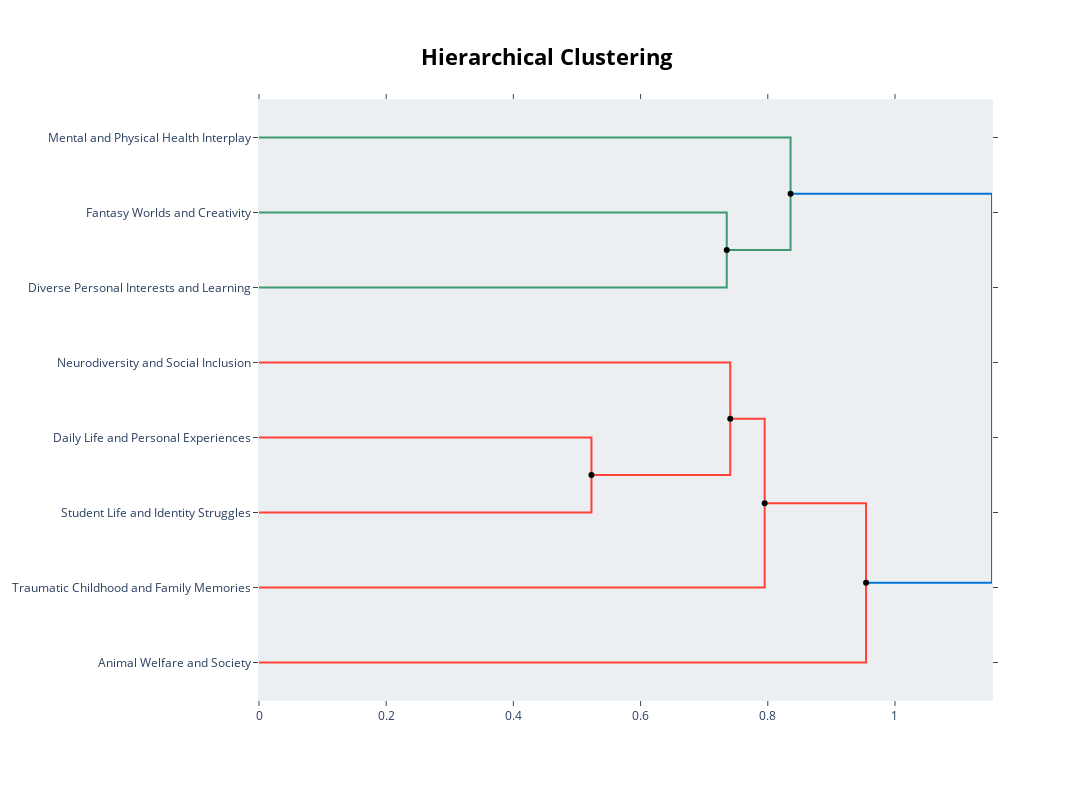
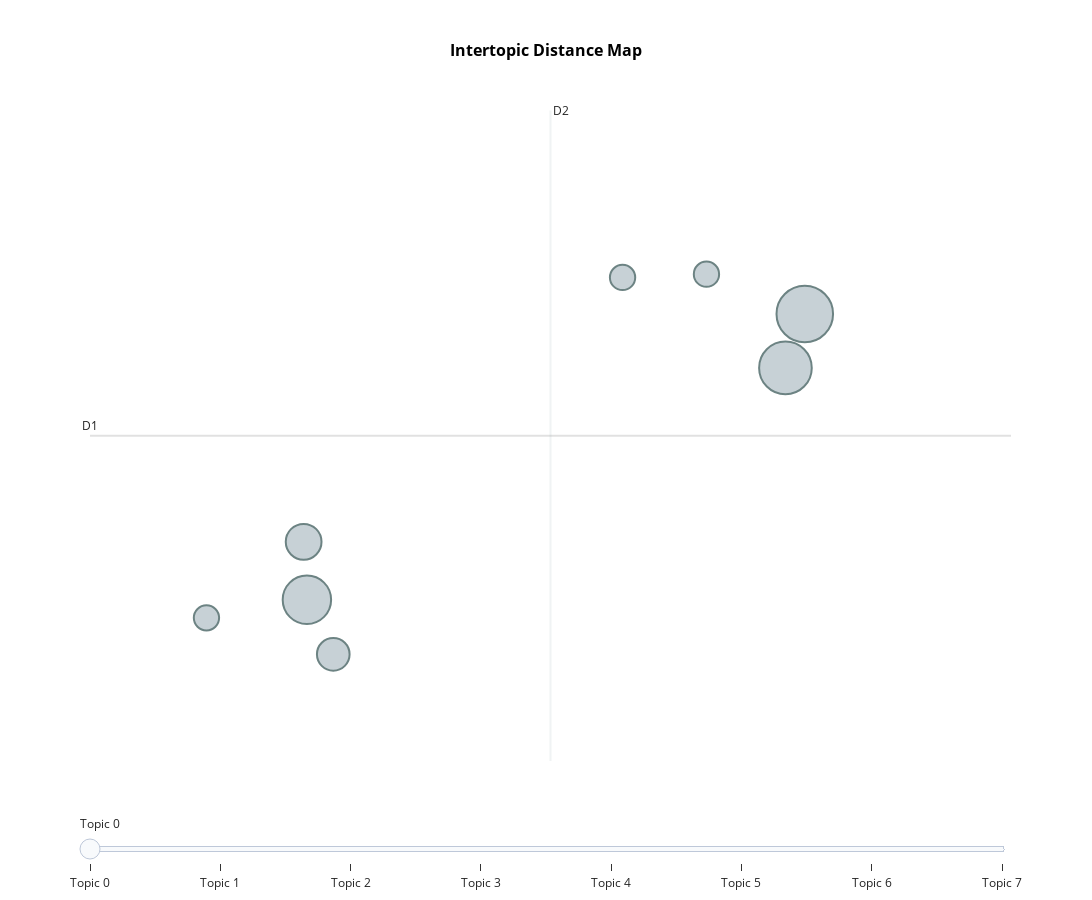
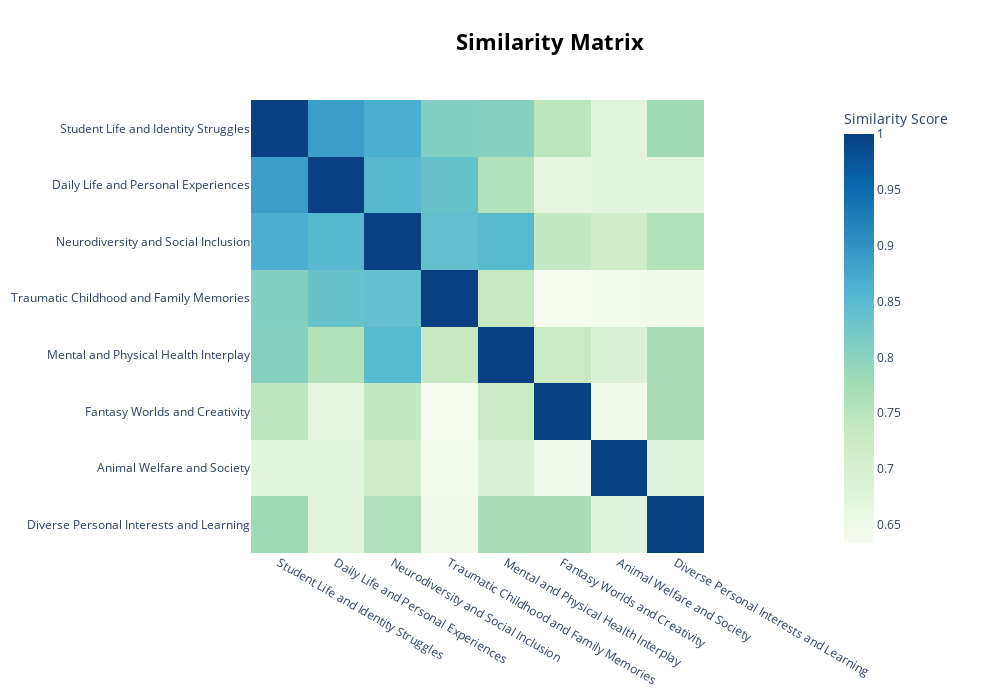
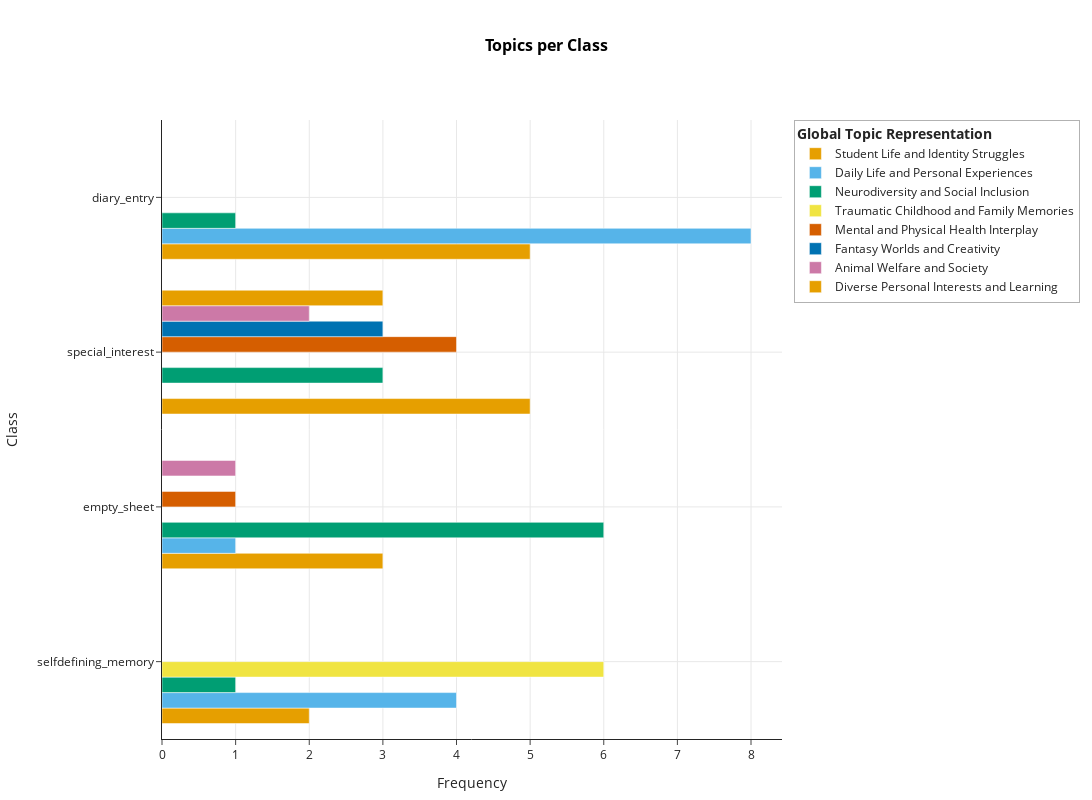

Source (notebook cell) for these figures, in order:
### Code cell
process_group(group_name, folder)

### Figure 1 — Plotly figure (JSON) as saved in the notebook; plotly's stock layout.template omitted (floating-point values rounded to 4 significant figures)
{"data": [{"hoverinfo": "text", "marker": {"color": "rgb(61,153,112)"}, "mode": "lines", "text": ["Fantasy Worlds and Creativity", "", "", "Diverse Personal Interests and Learning"], "type": "scatter", "x": [0.0, 0.7355, 0.7355, 0.0], "xaxis": "x", "y": [-15.0, -15.0, -25.0, -25.0], "yaxis": "y"}, {"hoverinfo": "text", "marker": {"color": "rgb(61,153,112)"}, "mode": "lines", "text": ["Mental and Physical Health Interplay", "", "", "tão_interesse especial_especial_tudo_interesse"], "type": "scatter", "x": [0.0, 0.8358, 0.8358, 0.7355], "xaxis": "x", "y": [-5.0, -5.0, -20.0, -20.0], "yaxis": "y"}, {"hoverinfo": "text", "marker": {"color": "rgb(255,65,54)"}, "mode": "lines", "text": ["Daily Life and Personal Experiences", "", "", "Student Life and Identity Struggles"], "type": "scatter", "x": [0.0, 0.5227, 0.5227, 0.0], "xaxis": "x", "y": [-45.0, -45.0, -55.0, -55.0], "yaxis": "y"}, {"hoverinfo": "text", "marker": {"color": "rgb(255,65,54)"}, "mode": "lines", "text": ["Neurodiversity and Social Inclusion", "", "", "dia_fazer_hoje_ainda_porque"], "type": "scatter", "x": [0.0, 0.741, 0.741, 0.5227], "xaxis": "x", "y": [-35.0, -35.0, -50.0, -50.0], "yaxis": "y"}, {"hoverinfo": "text", "marker": {"color": "rgb(255,65,54)"}, "mode": "lines", "text": ["porque_hoje_dia_bem_fazer", "", "", "Traumatic Childhood and Family Memories"], "type": "scatter", "x": [0.741, 0.7951, 0.7951, 0.0], "xaxis": "x", "y": [-42.5, -42.5, -65.0, -65.0], "yaxis": "y"}, {"hoverinfo": "text", "marker": {"color": "rgb(255,65,54)"}, "mode": "lines", "text": ["porque_hoje_ainda_dia_bem", "", "", "Animal Welfare and Society"], "type": "scatter", "x": [0.7951, 0.9545, 0.9545, 0.0], "xaxis": "x", "y": [-53.75, -53.75, -75.0, -75.0], "yaxis": "y"}, {"hoverinfo": "text", "marker": {"color": "rgb(0,116,217)"}, "mode": "lines", "text": ["saúde_interesse_tudo_tão_interesse especial", "", "", "porque_hoje_ainda_dia_fazer"], "type": "scatter", "x": [0.8358, 1.153, 1.153, 0.9545], "xaxis": "x", "y": [-12.5, -12.5, -64.38, -64.38], "yaxis": "y"}, {"hoverinfo": "text", "hovertext": ["porque_hoje_dia_bem_fazer", "porque_hoje_ainda_dia_bem", "saúde_interesse_tudo_tão_interesse especial"], "marker": {"color": "black"}, "mode": "markers", "showlegend": false, "type": "scatter", "x": [0.741, 0.7951, 0.8358], "y": [-42.5, -53.75, -12.5]}, {"hoverinfo": "text", "hovertext": ["tão_interesse especial_especial_tudo_interesse", "dia_fazer_hoje_ainda_porque", "porque_hoje_ainda_dia_fazer"], "marker": {"color": "black"}, "mode": "markers", "showlegend": false, "type": "scatter", "x": [0.7355, 0.5227, 0.9545], "y": [-20, -50, -64.38]}], "layout": {"autosize": false, "height": 800, "hoverlabel": {"bgcolor": "white", "font": {"family": "Rockwell", "size": 16}}, "hovermode": "closest", "margin": {"b": 100, "l": 100, "r": 100, "t": 100}, "plot_bgcolor": "#ECEFF1", "showlegend": false, "title": {"font": {"color": "Black", "size": 22}, "text": "<b>Hierarchical Clustering</b>", "x": 0.5, "xanchor": "center", "yanchor": "top"}, "width": 1400, "xaxis": {"mirror": "allticks", "rangemode": "tozero", "showgrid": false, "showline": true, "showticklabels": true, "ticks": "outside", "type": "linear", "zeroline": false}, "yaxis": {"mirror": "allticks", "range": [-80, 0], "rangemode": "tozero", "showgrid": false, "showline": true, "showticklabels": true, "tickmode": "array", "ticks": "outside", "ticktext": ["Mental and Physical Health Interplay", "Fantasy Worlds and Creativity", "Diverse Personal Interests and Learning", "Neurodiversity and Social Inclusion", "Daily Life and Personal Experiences", "Student Life and Identity Struggles", "Traumatic Childhood and Family Memories", "Animal Welfare and Society"], "tickvals": [-5, -15, -25, -35, -45, -55, -65, -75], "type": "linear", "zeroline": false}}}

### Figure 2 — Plotly figure (JSON) as saved in the notebook; plotly's stock layout.template omitted (floating-point values rounded to 4 significant figures)
{"data": [{"customdata": [[0, "Student Life and Identity Struggles", 15], [1, "Daily Life and Personal Experiences", 13], [2, "Neurodiversity and Social Inclusion", 11], [3, "Traumatic Childhood and Family Memories", 6], [4, "Mental and Physical Health Interplay", 5], [5, "Fantasy Worlds and Creativity", 3], [6, "Animal Welfare and Society", 3], [7, "Diverse Personal Interests and Learning", 3]], "hovertemplate": "<b>Topic %{customdata[0]}</b><br>%{customdata[1]}<br>Size: %{customdata[2]}", "legendgroup": "", "marker": {"color": "#B0BEC5", "line": {"color": "DarkSlateGrey", "width": 2}, "size": [15, 13, 11, 6, 5, 3, 3, 3], "sizemode": "area", "sizeref": 0.009375, "symbol": "circle"}, "mode": "markers", "name": "", "orientation": "v", "showlegend": false, "type": "scatter", "x": [9.522, 9.388, 6.073, 6.051, 6.256, 8.26, 5.378, 8.841], "xaxis": "x", "y": [9.983, 9.471, 7.27, 7.821, 6.752, 10.33, 7.098, 10.36], "yaxis": "y"}], "layout": {"annotations": [{"showarrow": false, "text": "D1", "x": 4.571, "y": 8.827, "yshift": 10}, {"showarrow": false, "text": "D2", "x": 7.761, "xshift": 10, "y": 11.91}], "height": 900, "hoverlabel": {"bgcolor": "white", "font": {"family": "Rockwell", "size": 16}}, "legend": {"itemsizing": "constant", "tracegroupgap": 0}, "margin": {"b": 80, "l": 80, "r": 80, "t": 100}, "shapes": [{"line": {"color": "#CFD8DC", "width": 2}, "type": "line", "x0": 7.761, "x1": 7.761, "y0": 5.739, "y1": 11.91}, {"line": {"color": "#9E9E9E", "width": 2}, "type": "line", "x0": 4.571, "x1": 10.95, "y0": 8.827, "y1": 8.827}], "sliders": [{"active": 0, "pad": {"t": 50}, "steps": [{"args": [{"marker.color": [["red", "#B0BEC5", "#B0BEC5", "#B0BEC5", "#B0BEC5", "#B0BEC5", "#B0BEC5", "#B0BEC5"]]}], "label": "Topic 0", "method": "update"}, {"args": [{"marker.color": [["#B0BEC5", "red", "#B0BEC5", "#B0BEC5", "#B0BEC5", "#B0BEC5", "#B0BEC5", "#B0BEC5"]]}], "label": "Topic 1", "method": "update"}, {"args": [{"marker.color": [["#B0BEC5", "#B0BEC5", "red", "#B0BEC5", "#B0BEC5", "#B0BEC5", "#B0BEC5", "#B0BEC5"]]}], "label": "Topic 2", "method": "update"}, {"args": [{"marker.color": [["#B0BEC5", "#B0BEC5", "#B0BEC5", "red", "#B0BEC5", "#B0BEC5", "#B0BEC5", "#B0BEC5"]]}], "label": "Topic 3", "method": "update"}, {"args": [{"marker.color": [["#B0BEC5", "#B0BEC5", "#B0BEC5", "#B0BEC5", "red", "#B0BEC5", "#B0BEC5", "#B0BEC5"]]}], "label": "Topic 4", "method": "update"}, {"args": [{"marker.color": [["#B0BEC5", "#B0BEC5", "#B0BEC5", "#B0BEC5", "#B0BEC5", "red", "#B0BEC5", "#B0BEC5"]]}], "label": "Topic 5", "method": "update"}, {"args": [{"marker.color": [["#B0BEC5", "#B0BEC5", "#B0BEC5", "#B0BEC5", "#B0BEC5", "#B0BEC5", "red", "#B0BEC5"]]}], "label": "Topic 6", "method": "update"}, {"args": [{"marker.color": [["#B0BEC5", "#B0BEC5", "#B0BEC5", "#B0BEC5", "#B0BEC5", "#B0BEC5", "#B0BEC5", "red"]]}], "label": "Topic 7", "method": "update"}]}], "title": {"font": {"color": "Black", "size": 16}, "text": "<b>Intertopic Distance Map</b>", "x": 0.5, "xanchor": "center", "y": 0.95, "yanchor": "top"}, "width": 1200, "xaxis": {"anchor": "y", "automargin": true, "domain": [0, 1], "gridcolor": "rgba(0,0,0,0.1)", "showgrid": true, "title": {"text": ""}, "visible": false}, "yaxis": {"anchor": "x", "automargin": true, "domain": [0, 1], "gridcolor": "rgba(0,0,0,0.1)", "showgrid": true, "title": {"text": ""}, "visible": false}}}

### Figure 3 — Plotly figure (JSON) as saved in the notebook; plotly's stock layout.template omitted (floating-point values rounded to 4 significant figures)
{"data": [{"coloraxis": "coloraxis", "hovertemplate": "x: %{x}<br>y: %{y}<br>Similarity Score: %{z}<extra></extra>", "name": "0", "type": "heatmap", "x": ["Student Life and Identity Struggles", "Daily Life and Personal Experiences", "Neurodiversity and Social Inclusion", "Traumatic Childhood and Family Memories", "Mental and Physical Health Interplay", "Fantasy Worlds and Creativity", "Animal Welfare and Society", "Diverse Personal Interests and Learning"], "xaxis": "x", "y": ["Student Life and Identity Struggles", "Daily Life and Personal Experiences", "Neurodiversity and Social Inclusion", "Traumatic Childhood and Family Memories", "Mental and Physical Health Interplay", "Fantasy Worlds and Creativity", "Animal Welfare and Society", "Diverse Personal Interests and Learning"], "yaxis": "y", "z": [[1.0, 0.8873, 0.8673, 0.8082, 0.8059, 0.745, 0.6752, 0.7811], [0.8873, 1.0, 0.8531, 0.836, 0.7582, 0.6686, 0.6735, 0.6764], [0.8673, 0.8531, 1.0, 0.8406, 0.8516, 0.7354, 0.7178, 0.7565], [0.8082, 0.836, 0.8406, 1.0, 0.7331, 0.6338, 0.6433, 0.6464], [0.8059, 0.7582, 0.8516, 0.7331, 1.0, 0.7296, 0.6899, 0.7696], [0.745, 0.6686, 0.7354, 0.6338, 0.7296, 1.0, 0.6478, 0.7671], [0.6752, 0.6735, 0.7178, 0.6433, 0.6899, 0.6478, 1.0, 0.6775], [0.7811, 0.6764, 0.7565, 0.6464, 0.7696, 0.7671, 0.6775, 1.0]]}], "layout": {"coloraxis": {"colorbar": {"title": {"text": "Similarity Score"}}, "colorscale": [[0, "rgb(247,252,240)"], [0.125, "rgb(224,243,219)"], [0.25, "rgb(204,235,197)"], [0.375, "rgb(168,221,181)"], [0.5, "rgb(123,204,196)"], [0.625, "rgb(78,179,211)"], [0.75, "rgb(43,140,190)"], [0.875, "rgb(8,104,172)"], [1, "rgb(8,64,129)"]]}, "height": 700, "hoverlabel": {"bgcolor": "white", "font": {"family": "Rockwell", "size": 16}}, "legend": {"title": {"text": "Trend"}}, "margin": {"b": 120, "l": 120, "r": 80, "t": 100}, "showlegend": true, "title": {"font": {"color": "Black", "size": 22}, "text": "<b>Similarity Matrix</b>", "x": 0.55, "xanchor": "center", "y": 0.95, "yanchor": "top"}, "width": 1000, "xaxis": {"anchor": "y", "constrain": "domain", "domain": [0, 1], "scaleanchor": "y"}, "yaxis": {"anchor": "x", "autorange": "reversed", "constrain": "domain", "domain": [0, 1]}}}

### Figure 4 — Plotly figure (JSON) as saved in the notebook; plotly's stock layout.template omitted (floating-point values rounded to 4 significant figures)
{"data": [{"hoverinfo": "text", "hovertext": ["<b>Topic 0</b><br>Words: pergunta, percebi, fazer, consigo, comecei", "<b>Topic 0</b><br>Words: tempo, coisas, trabalho, quero, dormir", "<b>Topic 0</b><br>Words: comecei, consigo, interesse, miúda, honestamente", "<b>Topic 0</b><br>Words: consigo, fazer, eventualmente, comigo própria, diário"], "marker": {"color": "#E69F00"}, "name": "Student Life and Identity Struggles", "orientation": "h", "type": "bar", "visible": true, "x": [2, 3, 5, 5], "y": ["selfdefining_memory", "empty_sheet", "special_interest", "diary_entry"]}, {"hoverinfo": "text", "hovertext": ["<b>Topic 1</b><br>Words: gostava, semana, nunca, enquanto, percebi", "<b>Topic 1</b><br>Words: tirar, pensei, momentos, aqui, colegas", "<b>Topic 1</b><br>Words: hoje, dia, porque, ainda, casa"], "marker": {"color": "#56B4E9"}, "name": "Daily Life and Personal Experiences", "orientation": "h", "type": "bar", "visible": true, "x": [4, 1, 8], "y": ["selfdefining_memory", "empty_sheet", "diary_entry"]}, {"hoverinfo": "text", "hovertext": ["<b>Topic 2</b><br>Words: phda, anos, pessoas, vida, lá", "<b>Topic 2</b><br>Words: pessoas, phda, lá, onde, vida", "<b>Topic 2</b><br>Words: momento, phda, situações, outro, focada", "<b>Topic 2</b><br>Words: ignorada, olhos, razão, tal, parece"], "marker": {"color": "#009E73"}, "name": "Neurodiversity and Social Inclusion", "orientation": "h", "type": "bar", "visible": true, "x": [1, 6, 3, 1], "y": ["selfdefining_memory", "empty_sheet", "special_interest", "diary_entry"]}, {"hoverinfo": "text", "hovertext": ["<b>Topic 3</b><br>Words: mãe, memória, anos, muitas, pq"], "marker": {"color": "#F0E442"}, "name": "Traumatic Childhood and Family Memories", "orientation": "h", "type": "bar", "visible": true, "x": [6], "y": ["selfdefining_memory"]}, {"hoverinfo": "text", "hovertext": ["<b>Topic 4</b><br>Words: pensamentos, sentimentos, boa, tudo, saúde", "<b>Topic 4</b><br>Words: saúde, interesse, difícil porque, teoria, pergunta difícil"], "marker": {"color": "#D55E00"}, "name": "Mental and Physical Health Interplay", "orientation": "h", "type": "bar", "visible": true, "x": [1, 4], "y": ["empty_sheet", "special_interest"]}, {"hoverinfo": "text", "hovertext": ["<b>Topic 5</b><br>Words: mundo, tão, vários, sei explicar, pergunta difícil"], "marker": {"color": "#0072B2"}, "name": "Fantasy Worlds and Creativity", "orientation": "h", "type": "bar", "visible": true, "x": [3], "y": ["special_interest"]}, {"hoverinfo": "text", "hovertext": ["<b>Topic 6</b><br>Words: serem, verdadeiramente, tendência, motivos, etc", "<b>Topic 6</b><br>Words: adoro, comportamento, maior, saber, sempre"], "marker": {"color": "#CC79A7"}, "name": "Animal Welfare and Society", "orientation": "h", "type": "bar", "visible": true, "x": [1, 2], "y": ["empty_sheet", "special_interest"]}, {"hoverinfo": "text", "hovertext": ["<b>Topic 7</b><br>Words: áreas, tudo, interesse especial, especial, interesse"], "marker": {"color": "#E69F00"}, "name": "Diverse Personal Interests and Learning", "orientation": "h", "type": "bar", "visible": true, "x": [3], "y": ["special_interest"]}], "layout": {"height": 800, "hoverlabel": {"bgcolor": "white", "font": {"family": "Rockwell", "size": 16}}, "legend": {"bgcolor": "rgba(255,255,255,0.8)", "bordercolor": "rgba(0,0,0,0.3)", "borderwidth": 1, "orientation": "v", "title": {"text": "<b>Global Topic Representation"}, "x": 1.02, "xanchor": "left", "y": 1, "yanchor": "top"}, "margin": {"b": 60, "l": 60, "r": 60, "t": 120}, "showlegend": true, "title": {"font": {"color": "Black", "size": 16}, "text": "<b>Topics per Class</b>", "x": 0.5, "xanchor": "center", "y": 0.95, "yanchor": "top"}, "width": 1200, "xaxis": {"showgrid": true, "title": {"text": "Frequency"}}, "yaxis": {"showgrid": true, "title": {"text": "Class"}}}}
